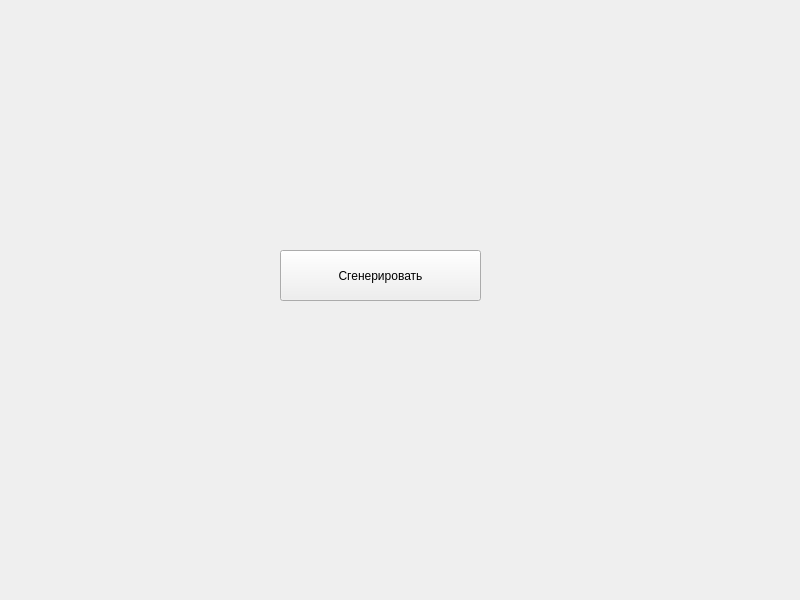
<?xml version="1.0" encoding="UTF-8"?>
<ui version="4.0">
 <class>MainWindow</class>
 <widget class="QMainWindow" name="MainWindow">
  <property name="geometry">
   <rect>
    <x>0</x>
    <y>0</y>
    <width>800</width>
    <height>600</height>
   </rect>
  </property>
  <property name="windowTitle">
   <string>Жёлтые окружности</string>
  </property>
  <widget class="QWidget" name="centralwidget">
   <widget class="QPushButton" name="generate_button">
    <property name="geometry">
     <rect>
      <x>280</x>
      <y>250</y>
      <width>201</width>
      <height>51</height>
     </rect>
    </property>
    <property name="text">
     <string>Сгенерировать</string>
    </property>
   </widget>
  </widget>
 </widget>
 <resources/>
 <connections/>
</ui>
